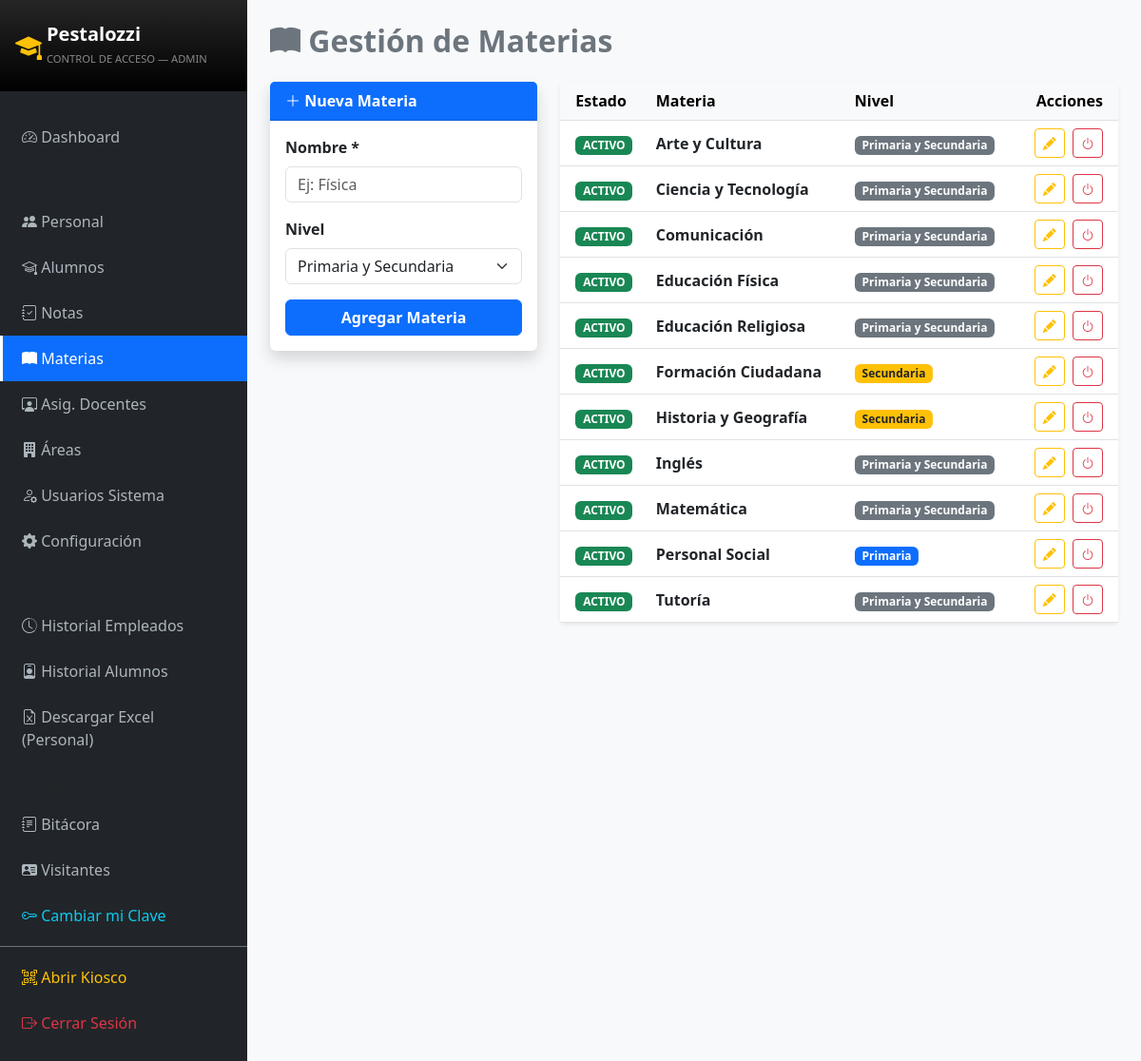
Page /public/index.php?c=Materia (signed in) on the committed database.
### tables this page shows
CREATE TABLE IF NOT EXISTS `materias` (
  `id` int NOT NULL AUTO_INCREMENT,
  `nombre` varchar(100) NOT NULL,
  `nivel` enum('primaria','secundaria','ambos') DEFAULT 'ambos',
  `estado` enum('activo','inactivo') DEFAULT 'activo',
  PRIMARY KEY (`id`)
);

### app/controllers/MateriaController.php (called while the page is built, shortened)
<?php
require_once '../app/config/db.php';
require_once '../app/models/Materia.php';
class MateriaController {
    private $materiaModel;
    public function __construct() {
        $database = new Database();
        $this->materiaModel = new Materia($database->getConnection());
    }
    public function index() {
        $materias = $this->materiaModel->readAll();
        require_once '../app/views/materias/index.php';
    }
}
?>

### app/config/db.php (called while the page is built, shortened)
<?php
class Database {
    private $host     = "localhost";
    private $db_name  = "pestalozzi_db";
    private $username = "root";
    private $password = "";
    public function getConnection() {
        $this->conn = null;
        try {
            $this->conn = new PDO(
                "mysql:host=" . $this->host . ";dbname=" . $this->db_name . ";charset=utf8mb4",
                $this->username,
                $this->password,
                [
                    PDO::ATTR_ERRMODE            => PDO::ERRMODE_EXCEPTION,
                    PDO::ATTR_DEFAULT_FETCH_MODE => PDO::FETCH_ASSOC,
                    PDO::ATTR_EMULATE_PREPARES   => false,
                ]
            );
            $this->conn->exec("SET time_zone = '-05:00'");
        } catch (PDOException $e) {
            error_log("Error de conexión BD: " . $e->getMessage());
            http_response_code(500);
            die("
            <div style='font-family:sans-serif;text-align:center;padding:60px;background:#fff3cd;border:2px solid #ffc107;border-radius:10px;max-width:500px;margin:100px auto'>
                <h2 style='color:#856404'>⚠️ Sin conexión a la base de datos</h2>
                <p>Verifica que MySQL esté activo y que la BD <b>pestalozzi_db</b> exista.</p>
                <p><small>Abre <b>public/diagnostico.php</b> para más detalles.</small></p>
            </div>");
        }
        return $this->conn;
    }
}
?>

### app/models/Materia.php (called while the page is built, shortened)
<?php
class Materia {
    private $conn;
    private $tabla = "materias";
    public function __construct($db) {
        $this->conn = $db;
    }
    public function readAll($soloActivas = false) {
        $sql = "SELECT * FROM " . $this->tabla;
        $sql .= " ORDER BY nombre";
        return $this->conn->query($sql)->fetchAll(PDO::FETCH_ASSOC);
    }
}
?>

### app/views/materias/index.php (the view, shortened to what this page needs)
<!DOCTYPE html>
<html lang="es">
<head>
    <link href="https://cdn.jsdelivr.net/npm/bootstrap@5.3.0/dist/css/bootstrap.min.css" rel="stylesheet">
    <link rel="stylesheet" href="https://cdn.jsdelivr.net/npm/bootstrap-icons@1.10.0/font/bootstrap-icons.css">
</head>
<body class="bg-light">
<div class="d-flex">
    <?php require_once '../app/views/layouts/sidebar.php'; ?>
    <div class="flex-grow-1 p-4" style="height:100vh;overflow-y:auto">
        <h2 class="mb-4 fw-bold text-secondary"><i class="bi bi-book-fill"></i> Gestión de Materias</h2>
        <div class="row">
            <div class="col-md-4">
                <div class="card shadow border-0 mb-4">
                    <div class="card-header bg-primary text-white fw-bold">
                        <i class="bi bi-plus-lg"></i> Nueva Materia
                    </div>
                    <div class="card-body">
                        <form action="?c=Materia&a=store" method="POST">
                            <div class="mb-3">
                                <label class="form-label fw-bold">Nombre *</label>
                                <input type="text" name="nombre" class="form-control" required placeholder="Ej: Física">
                            </div>
                            <div class="mb-3">
                                <label class="form-label fw-bold">Nivel</label>
                                <select name="nivel" class="form-select">
                                    <option value="ambos">Primaria y Secundaria</option>
                                </select>
                            </div>
                            <div class="d-grid">
                                <button type="submit" class="btn btn-primary fw-bold">Agregar Materia</button>
                            </div>
                        </form>
                    </div>
                </div>
            </div>
            <div class="col-md-8">
                <div class="card shadow-sm border-0">
                    <div class="card-body p-0">
                        <table class="table table-hover align-middle mb-0">
                            <thead class="table-light">
                                <tr>
                                    <th class="ps-3">Estado</th>
                                    <th>Materia</th>
                                    <th>Nivel</th>
                                    <th class="text-end pe-3">Acciones</th>
                                </tr>
                            </thead>
                            <tbody>
                                <?php if (!empty($materias)): ?>
                                    <?php foreach ($materias as $m): ?>
                                    <tr class="<?php echo $m['estado']==='inactivo' ? 'table-inactive' : ''; ?>">
                                        <td class="ps-3">
                                            <?php echo $m['estado']==='activo'
                                                ? '<span class="badge bg-success">ACTIVO</span>'
                                                : '<span class="badge bg-danger">INACTIVO</span>'; ?>
                                        </td>
                                        <td class="fw-bold"><?php echo htmlspecialchars($m['nombre']); ?></td>
                                        <td>
                                            <?php
                                                $nivLabels = ['ambos'=>'Primaria y Secundaria','primaria'=>'Primaria','secundaria'=>'Secundaria'];
                                                $nivColors = ['ambos'=>'bg-secondary','primaria'=>'bg-primary','secundaria'=>'bg-warning text-dark'];
                                                echo '<span class="badge '.$nivColors[$m['nivel']].'">'.$nivLabels[$m['nivel']].'</span>';
                                            ?>
                                        </td>
                                        <td class="text-end pe-3">
                                            <button class="btn btn-sm btn-outline-warning me-1"
                                                onclick="editarMateria(<?php echo $m['id']; ?>,'<?php echo htmlspecialchars($m['nombre'],ENT_QUOTES); ?>','<?php echo $m['nivel']; ?>')">
                                                <i class="bi bi-pencil-fill"></i>
                                            </button>
                                            <?php if ($m['estado']==='activo'): ?>
                                                <a href="?c=Materia&a=toggle&id=<?php echo $m['id']; ?>&status=activo"
                                                   class="btn btn-sm btn-outline-danger"
                                                   onclick="return confirm('¿Desactivar materia?')"><i class="bi bi-power"></i></a>
                                            <?php else: ?>
                                                <a href="?c=Materia&a=toggle&id=<?php echo $m['id']; ?>&status=inactivo"
                                                   class="btn btn-sm btn-outline-success"
                                                   onclick="return confirm('¿Reactivar materia?')"><i class="bi bi-power"></i></a>
                                            <?php endif; ?>
                                        </td>
                                    </tr>
                                    <?php endforeach; ?>
                                <?php else: ?>
                                    <tr><td colspan="4" class="text-center p-4 text-muted">Sin materias registradas.</td></tr>
                                <?php endif; ?>
                            </tbody>
                        </table>
                    </div>
                </div>
            </div>
        </div>
    </div>
</div>
</body>
</html>

### rows in the picture
materias: estado "ACTIVO", nombre "Arte y Cultura", nivel "Primaria y Secundaria"
materias: estado "ACTIVO", nombre "Ciencia y Tecnología", nivel "Primaria y Secundaria"
materias: estado "ACTIVO", nombre "Comunicación", nivel "Primaria y Secundaria"
materias: estado "ACTIVO", nombre "Educación Física", nivel "Primaria y Secundaria"
materias: estado "ACTIVO", nombre "Educación Religiosa", nivel "Primaria y Secundaria"
materias: estado "ACTIVO", nombre "Formación Ciudadana", nivel "Secundaria"
materias: estado "ACTIVO", nombre "Historia y Geografía", nivel "Secundaria"
materias: estado "ACTIVO", nombre "Inglés", nivel "Primaria y Secundaria"
materias: estado "ACTIVO", nombre "Matemática", nivel "Primaria y Secundaria"
materias: estado "ACTIVO", nombre "Personal Social", nivel "Primaria"
materias: estado "ACTIVO", nombre "Tutoría", nivel "Primaria y Secundaria"

### other values in the picture
$_SESSION['role'] "ADMIN"
